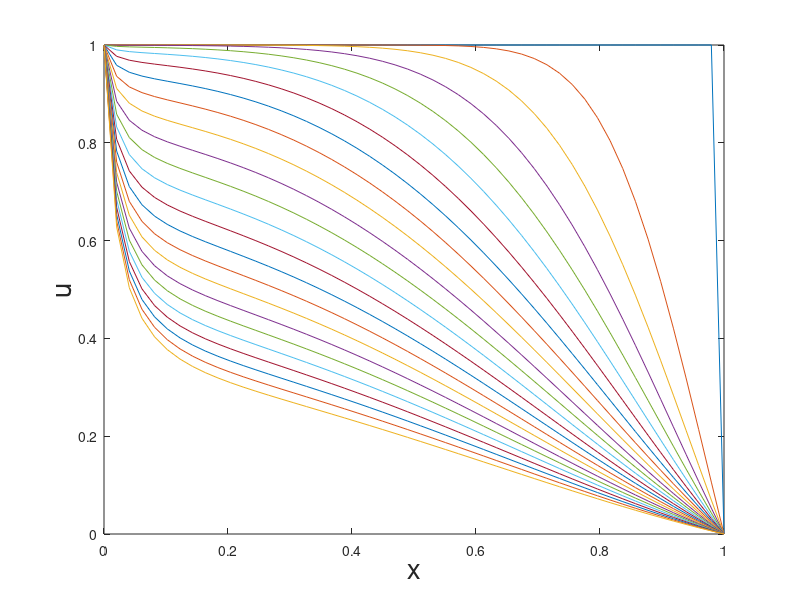

The MATLAB source for this figure:
% problem1B.m
% Time evolution of temperature distribution u: spherical system
% Define A, B, C, unew(1) and unew(N)

% When you write code, it is a good practice to add comments that 
% describe the code. Comments allow others to understand your code, 
% and can refresh your memory when you return to it later. 
% Add comments to Octave code using the percent (%) symbol.
% Comment lines can appear anywhere in a program file, and you can 
% append comments to the end of a line of code. see section 26, Octave tutorial

mu    = 0.2;       % mu=dt/dx^2
N     = 50;        % grid points
steps = 2400;      % total time-steps - tau=0.2
u     = ones(N,1); % initial condition: u = 1 anywhere
u(N)  = 0;         % boundary condition at the surface
approx=[];         % empty array
for n=1:steps      % time evolution     
    approx(:,n)=u; % Distribution u at each step saved in matrix: approx
                   % see section 5, Octave tutorial for the colon. 
                   % Add a new column to approx matrix in each timestep.
                   % k-th column of approx gives u at timestep k.
    for j=2:N-1
        A = mu;   % see Eq (15) and define A, B, C
	B = 1-(2*mu*(1+(1/(j-1))));
        C = mu*(1+(2/(j-1)));
        unew(j)= A*u(j-1)+B*u(j)+C*u(j+1);
    end      
    unew(1) = 1; % boundary condition at the centre
    unew(N) = 0; % boundary condition at the surface
    u = unew;      % update the distribution
end

x=linspace(0,1,N);     % generate N points between 0 and 1. 
plot(x,approx(:,[1:100:steps])) % plot temperture distributions
                                % distributions at n=1, 101, 201, 301...
                                % see section 5 and 6, Octave tutorial 
xlabel('x','FontSize',20)
ylabel('u','FontSize',20)
